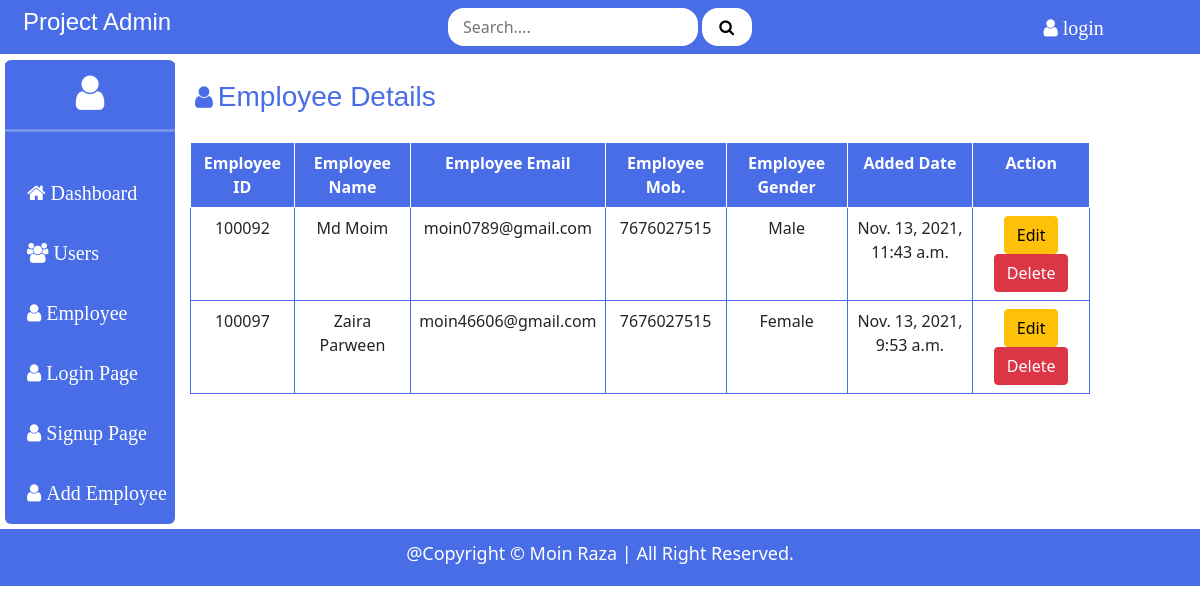
/allemployeedetail, run on the app's committed database.
### employee/models.py (models this page shows, shortened)
class Employee(models.Model):
    added_date = models.DateTimeField(auto_now_add=True,null=True)
    name = models.CharField(max_length=200,null= True)
    email = models.CharField(max_length=200)
    phone = models.CharField(max_length=12, null=True)
    gender = models.CharField(max_length=20, null=True)

### employee/views.py (the view)
# urls.py: path('allemployeedetail', views.empview, name="AllEmployeeDetails"),
def empview(request):
    empd = Employee.objects.all()
    return render(request, "employeedetail.html",{'empd':empd})

### employee/templates/employeedetail.html (shortened to what this page needs)
{% extends "base.html" %}
{% block content %}
<div class="dash-head">
    <i class="fa fa-user"></i><h3> Employee Details</h3>
</div>
 <table class="productinfo table">
     <tr>
         <th>Employee ID</th>
         <th>Employee Name</th>
         <th>Employee Email</th>
         <th>Employee Mob.</th>
         <th>Employee Gender</th>
         <th>Added Date</th>
         <th>Action</th>
     </tr>
     {% if empd %}
     {% for i in empd %}
     <tr>
         <td>{{i.id}}</td>
         <td>{{i.name}}</td>
         <td>{{i.email}}</td>
         <td>{{i.phone}}</td>
         <td>{{i.gender}}</td>
         <td>{{i.added_date}}</td>
         <td>
             <form action="{% url 'UpdateEmployeeForm' %}" method="POST" class="d-inline">
                <button type="submit" value="Edit" class="btn btn-warning">Edit</button>
            </form>
             <form action="{% url 'RemoveEmployee' %}" method="POST" class="d-inline">
                 <input type="submit" value="Delete" class="btn btn-danger">
             </form>
            </td>
     </tr>
     {% endfor %}
     {% else %}
     <tr>
         <td colspan="7"><h5>No Employee Data added</h5></td>
     </tr>
     {% endif %}
 </table>
 {% endblock content %}

### employee/templates/base.html (shortened to what this page needs)
{% load static %}
<!DOCTYPE html>
<html lang="en">
<head>
    <link rel="stylesheet" href="{% static 'css/das.css' %}">
    <link href="https://cdn.jsdelivr.net/npm/bootstrap@5.0.0-beta3/dist/css/bootstrap.min.css" rel="stylesheet">
    <link rel="stylesheet" href="https://stackpath.bootstrapcdn.com/font-awesome/4.7.0/css/font-awesome.min.css">
</head>
<body>
<section id="navbar">
    <div class="nav_left">
         <h4><a href="{% url 'Homepage' %}" style="text-decoration: none; color: white;">Project Admin</a></h4>
    </div>
    <div class="nav_center">
        <form action="{% url 'Searchpage' %}" method="POST">
            <input type="search" name="search" id="search" placeholder="Search...." required>
            <button type="submit" name="submit"><i class="fa fa-search"></i></button>
        </form>
    </div>
    <div class="nav_right">
        {% if request.user.is_authenticated %}
        <a href="{% url 'LogoutPage' %}" style="text-decoration: none; color: white;"><i class="fa fa-sign-out"> logout</i></a>
        {% else %}
        <a href="{% url 'LoginPage' %}" style="text-decoration: none; color: white;"><i class="fa fa-user"> login</i></a>
        {% endif %}
    </div>
</section>
 <section id="conatiner">
     <div class="cont_left">
         <div class="user-cont">
           <i class="fa fa-user"></i><p>{{ request.user.first_name }}</p>
         </div><hr>
         <div class="user-item">
             <ul class="das-item">
                 <li><i class="fa fa-home"> <a href="{% url 'Homepage' %}" style="text-decoration: none; color: white;">Dashboard</a></i></li>
                 <li><i class="fa fa-users"><a href="{% url 'AllUserDetails' %}" style="text-decoration: none; color: white;"> Users</a></i></li>
                 <li><i class="fa fa-user"><a href="{% url 'AllEmployeeDetails' %}" style="text-decoration: none; color: white;"> Employee</a></i></li>
                 <li><i class="fa fa-user"><a href="{% url 'LoginPage' %}" style="text-decoration: none; color: white;"> Login Page</a></i></li>
                 <li><i class="fa fa-user"><a href="{% url 'RegisterPage' %}" style="text-decoration: none; color: white;"> Signup Page</a></i></li>
                 <li><i class="fa fa-user"><a href="{% url 'AddEmployeeForm' %}" style="text-decoration: none; color: white;"> Add Employee</a></i></li>
            </ul>
        </div>
     </div>
     <div class="cont_right">
         {% block content %}
         {% endblock %}
    </div>
</section>
    <div class="footer">
        <p>@Copyright © Moin Raza | All Right Reserved.</p>
    </div>
</body>
</html>

### static/css/das.css (style rules this page uses)
body { padding: 0; margin: 0; }
#navbar { background-color:#486DE6; display: flex; padding: 8px; }
#navbar .nav_left { width: 20%; }
#navbar .nav_left h4 { color: white; font-family: Arial, Helvetica, sans-serif; font-weight: 400; margin-left: 15px; }
#navbar .nav_center { width: 60%; text-align: center; }
#navbar .nav_center input { width: 250px; height: 38px; border: none; border-radius: 16px; padding-left: 15px; }
#navbar .nav_center button { width: 50px; height: 38px; border: none; background-color: white; border-radius: 16px; padding-left: 5px; }
#navbar .nav_right { width: 20%; text-align: center; }
#navbar .nav_right i { font-size: 20px; color: white; margin-top: 10px; }
#conatiner { display: flex; padding: 5px; border-radius: 6px; }
#conatiner .cont_left { background-color: #486DE6; width: 170px; margin-top: 1px; border-radius: 6px; }
#conatiner .cont_right { background-color: white; width: 900px; margin-top: 1px; border-radius: 6px; }
#conatiner .cont_left .user-cont { background-color: #486DE6; width: 100%; text-align: center; margin-top: 3px; }
#conatiner .cont_left .user-cont i { font-size: 40px; margin-top: 10px; color: white; font-weight: 200; }
#conatiner .cont_left hr { color: #fff; width: 100%; height: 3px; margin-top: 5px; background-color: white; }
#conatiner .cont_left .das-item { text-align: left; }
#conatiner .cont_left .das-item li { overflow: hidden; color: white; font-size: 20px; margin-left: -10px; }
ul li i { margin-top: 35px; }
#conatiner .cont_right .dash-head { display: flex; }
#conatiner .cont_right .dash-head h3 { color: #486DE6; margin-top: 20px; text-align: center; font-weight: 500; margin-left: 5px; font-family: Arial, Helvetica, sans-serif; }
#conatiner .cont_right .dash-head i { margin-top: 25px; font-size: 25px; margin-left: 20px; color: #486DE6; }
.footer { background-color:#486DE6; padding: 3px; }
.footer p { text-align: center; color: white; font-size: 18px; font-weight: 400; margin-top: 8px; }
.productinfo { margin-top: 20px; border: 1px solid black; text-align: center; margin-left: 15px; }
.productinfo tr th { border: 1px solid white; background-color: #486DE6; color: white; }
.productinfo tr td { border: 1px solid #486DE6; }

### data on the page
Employee: id "100092", name "Md Moim", email "moin0789@gmail.com", phone "7676027515", gender "Male", added_date "Nov. 13, 2021, 11:43 a.m."
Employee: id "100097", name "Zaira Parween", email "moin46606@gmail.com", phone "7676027515", gender "Female", added_date "Nov. 13, 2021, 9:53 a.m."
